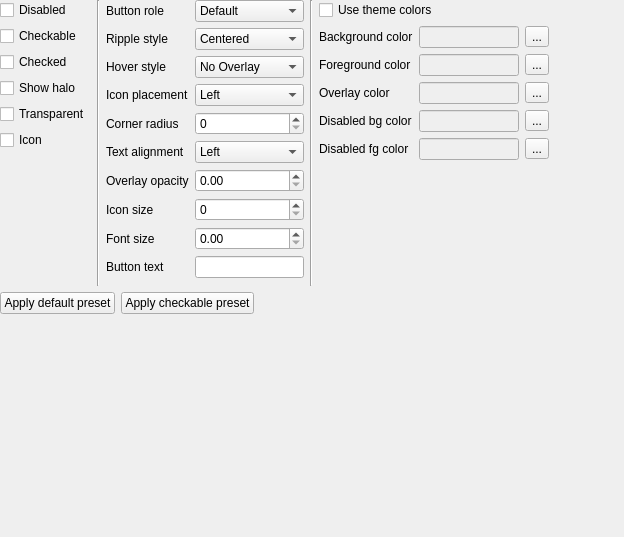
<?xml version="1.0" encoding="UTF-8"?>
<ui version="4.0">
 <class>TextButtonSettingsForm</class>
 <widget class="QWidget" name="TextButtonSettingsForm">
  <property name="geometry">
   <rect>
    <x>0</x>
    <y>0</y>
    <width>624</width>
    <height>537</height>
   </rect>
  </property>
  <property name="windowTitle">
   <string>Form</string>
  </property>
  <widget class="QWidget" name="verticalLayoutWidget">
   <property name="geometry">
    <rect>
     <x>0</x>
     <y>0</y>
     <width>549</width>
     <height>314</height>
    </rect>
   </property>
   <layout class="QVBoxLayout" name="verticalLayout_2">
    <item>
     <layout class="QHBoxLayout" name="horizontalLayout">
      <item>
       <layout class="QVBoxLayout" name="verticalLayout">
        <item>
         <widget class="QCheckBox" name="disabledCheckBox">
          <property name="text">
           <string>Disabled</string>
          </property>
         </widget>
        </item>
        <item>
         <widget class="QCheckBox" name="checkableCheckBox">
          <property name="text">
           <string>Checkable</string>
          </property>
         </widget>
        </item>
        <item>
         <widget class="QCheckBox" name="checkedCheckBox">
          <property name="text">
           <string>Checked</string>
          </property>
         </widget>
        </item>
        <item>
         <widget class="QCheckBox" name="showHaloCheckBox">
          <property name="text">
           <string>Show halo</string>
          </property>
         </widget>
        </item>
        <item>
         <widget class="QCheckBox" name="transparentCheckBox">
          <property name="text">
           <string>Transparent</string>
          </property>
         </widget>
        </item>
        <item>
         <widget class="QCheckBox" name="iconCheckBox">
          <property name="text">
           <string>Icon</string>
          </property>
         </widget>
        </item>
        <item>
         <spacer name="verticalSpacer">
          <property name="orientation">
           <enum>Qt::Vertical</enum>
          </property>
          <property name="sizeHint" stdset="0">
           <size>
            <width>20</width>
            <height>40</height>
           </size>
          </property>
         </spacer>
        </item>
       </layout>
      </item>
      <item>
       <widget class="Line" name="line">
        <property name="orientation">
         <enum>Qt::Vertical</enum>
        </property>
       </widget>
      </item>
      <item>
       <layout class="QFormLayout" name="formLayout">
        <item row="0" column="0">
         <widget class="QLabel" name="buttonRoleLabel">
          <property name="text">
           <string>Button role</string>
          </property>
         </widget>
        </item>
        <item row="0" column="1">
         <widget class="QComboBox" name="buttonRoleComboBox">
          <item>
           <property name="text">
            <string>Default</string>
           </property>
          </item>
          <item>
           <property name="text">
            <string>Primary</string>
           </property>
          </item>
          <item>
           <property name="text">
            <string>Secondary</string>
           </property>
          </item>
         </widget>
        </item>
        <item row="1" column="0">
         <widget class="QLabel" name="rippleStyleLabel">
          <property name="text">
           <string>Ripple style</string>
          </property>
         </widget>
        </item>
        <item row="1" column="1">
         <widget class="QComboBox" name="rippleStyleComboBox">
          <item>
           <property name="text">
            <string>Centered</string>
           </property>
          </item>
          <item>
           <property name="text">
            <string>Positioned</string>
           </property>
          </item>
          <item>
           <property name="text">
            <string>No Ripple</string>
           </property>
          </item>
         </widget>
        </item>
        <item row="2" column="0">
         <widget class="QLabel" name="hoverStyleLabel">
          <property name="text">
           <string>Hover style</string>
          </property>
         </widget>
        </item>
        <item row="2" column="1">
         <widget class="QComboBox" name="hoverStyleComboBox">
          <item>
           <property name="text">
            <string>No Overlay</string>
           </property>
          </item>
          <item>
           <property name="text">
            <string>Tinted Overlay</string>
           </property>
          </item>
          <item>
           <property name="text">
            <string>Gray Overlay</string>
           </property>
          </item>
         </widget>
        </item>
        <item row="3" column="0">
         <widget class="QLabel" name="iconPlacementLabel">
          <property name="text">
           <string>Icon placement</string>
          </property>
         </widget>
        </item>
        <item row="3" column="1">
         <widget class="QComboBox" name="iconPlacementComboBox">
          <item>
           <property name="text">
            <string>Left</string>
           </property>
          </item>
          <item>
           <property name="text">
            <string>Right</string>
           </property>
          </item>
         </widget>
        </item>
        <item row="4" column="0">
         <widget class="QLabel" name="cornerRadiusLabel">
          <property name="text">
           <string>Corner radius</string>
          </property>
         </widget>
        </item>
        <item row="4" column="1">
         <widget class="QSpinBox" name="cornerRadiusSpinBox"/>
        </item>
        <item row="6" column="0">
         <widget class="QLabel" name="overlayOpacityLabel">
          <property name="text">
           <string>Overlay opacity</string>
          </property>
         </widget>
        </item>
        <item row="6" column="1">
         <widget class="QDoubleSpinBox" name="overlayOpacityDoubleSpinBox">
          <property name="maximum">
           <double>1.000000000000000</double>
          </property>
          <property name="singleStep">
           <double>0.050000000000000</double>
          </property>
         </widget>
        </item>
        <item row="7" column="0">
         <widget class="QLabel" name="iconSizeLabel">
          <property name="text">
           <string>Icon size</string>
          </property>
         </widget>
        </item>
        <item row="7" column="1">
         <widget class="QSpinBox" name="iconSizeSpinBox"/>
        </item>
        <item row="8" column="0">
         <widget class="QLabel" name="fontSizeLabel">
          <property name="text">
           <string>Font size</string>
          </property>
         </widget>
        </item>
        <item row="8" column="1">
         <widget class="QDoubleSpinBox" name="fontSizeDoubleSpinBox"/>
        </item>
        <item row="9" column="0">
         <widget class="QLabel" name="buttonTextLabel">
          <property name="text">
           <string>Button text</string>
          </property>
         </widget>
        </item>
        <item row="9" column="1">
         <widget class="QLineEdit" name="buttonTextLineEdit"/>
        </item>
        <item row="5" column="0">
         <widget class="QLabel" name="textAlignmentLabel">
          <property name="text">
           <string>Text alignment</string>
          </property>
         </widget>
        </item>
        <item row="5" column="1">
         <widget class="QComboBox" name="textAlignmentComboBox">
          <item>
           <property name="text">
            <string>Left</string>
           </property>
          </item>
          <item>
           <property name="text">
            <string>Center</string>
           </property>
          </item>
         </widget>
        </item>
       </layout>
      </item>
      <item>
       <widget class="Line" name="line_2">
        <property name="orientation">
         <enum>Qt::Vertical</enum>
        </property>
       </widget>
      </item>
      <item>
       <layout class="QVBoxLayout" name="verticalLayout_4">
        <item>
         <widget class="QCheckBox" name="useThemeColorsCheckBox">
          <property name="text">
           <string>Use theme colors</string>
          </property>
         </widget>
        </item>
        <item>
         <layout class="QFormLayout" name="formLayout_2">
          <item row="0" column="0">
           <widget class="QLabel" name="backgroundColorLabel">
            <property name="text">
             <string>Background color</string>
            </property>
           </widget>
          </item>
          <item row="0" column="1">
           <layout class="QHBoxLayout" name="horizontalLayout_3">
            <item>
             <widget class="QLineEdit" name="backgroundColorLineEdit">
              <property name="enabled">
               <bool>false</bool>
              </property>
             </widget>
            </item>
            <item>
             <widget class="QToolButton" name="backgroundColorToolButton">
              <property name="text">
               <string>...</string>
              </property>
             </widget>
            </item>
           </layout>
          </item>
          <item row="1" column="0">
           <widget class="QLabel" name="foregroundColorLabel">
            <property name="text">
             <string>Foreground color</string>
            </property>
           </widget>
          </item>
          <item row="1" column="1">
           <layout class="QHBoxLayout" name="horizontalLayout_4">
            <item>
             <widget class="QLineEdit" name="foregroundColorLineEdit">
              <property name="enabled">
               <bool>false</bool>
              </property>
             </widget>
            </item>
            <item>
             <widget class="QToolButton" name="foregroundColorToolButton">
              <property name="text">
               <string>...</string>
              </property>
             </widget>
            </item>
           </layout>
          </item>
          <item row="3" column="0">
           <widget class="QLabel" name="disabledBgColorLabel">
            <property name="text">
             <string>Disabled bg color</string>
            </property>
           </widget>
          </item>
          <item row="4" column="0">
           <widget class="QLabel" name="disabledFgColorLabel">
            <property name="text">
             <string>Disabled fg color</string>
            </property>
           </widget>
          </item>
          <item row="2" column="0">
           <widget class="QLabel" name="overlayColorLabel">
            <property name="text">
             <string>Overlay color</string>
            </property>
           </widget>
          </item>
          <item row="2" column="1">
           <layout class="QHBoxLayout" name="horizontalLayout_5">
            <item>
             <widget class="QLineEdit" name="overlayColorLineEdit">
              <property name="enabled">
               <bool>false</bool>
              </property>
             </widget>
            </item>
            <item>
             <widget class="QToolButton" name="overlayColorToolButton">
              <property name="text">
               <string>...</string>
              </property>
             </widget>
            </item>
           </layout>
          </item>
          <item row="3" column="1">
           <layout class="QHBoxLayout" name="horizontalLayout_6">
            <item>
             <widget class="QLineEdit" name="disabledBgColorLineEdit">
              <property name="enabled">
               <bool>false</bool>
              </property>
             </widget>
            </item>
            <item>
             <widget class="QToolButton" name="disabledBgColorToolButton">
              <property name="text">
               <string>...</string>
              </property>
             </widget>
            </item>
           </layout>
          </item>
          <item row="4" column="1">
           <layout class="QHBoxLayout" name="horizontalLayout_7">
            <item>
             <widget class="QLineEdit" name="disableFgColorLineEdit">
              <property name="enabled">
               <bool>false</bool>
              </property>
             </widget>
            </item>
            <item>
             <widget class="QToolButton" name="disabledFgColorToolButton">
              <property name="text">
               <string>...</string>
              </property>
             </widget>
            </item>
           </layout>
          </item>
         </layout>
        </item>
       </layout>
      </item>
     </layout>
    </item>
    <item>
     <layout class="QHBoxLayout" name="horizontalLayout_8">
      <item>
       <widget class="QPushButton" name="defaultPresetPushButton">
        <property name="text">
         <string>Apply default preset</string>
        </property>
       </widget>
      </item>
      <item>
       <widget class="QPushButton" name="checkablePresetPushButton">
        <property name="text">
         <string>Apply checkable preset</string>
        </property>
       </widget>
      </item>
      <item>
       <spacer name="horizontalSpacer">
        <property name="orientation">
         <enum>Qt::Horizontal</enum>
        </property>
        <property name="sizeHint" stdset="0">
         <size>
          <width>40</width>
          <height>20</height>
         </size>
        </property>
       </spacer>
      </item>
     </layout>
    </item>
   </layout>
  </widget>
 </widget>
 <resources/>
 <connections/>
</ui>
